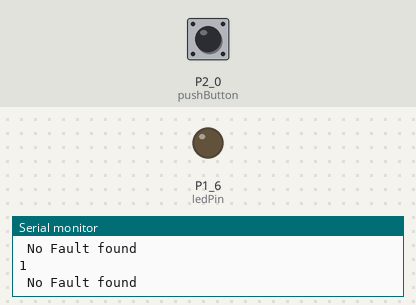
Bench run of a sketch on a simulated TI MSP430 LaunchPad. Parts: output pins drawn as LEDs (lit = HIGH), the last lines printed to the serial monitor. The test bench sets the inputs (shaded band); at power-on: P2_0 (pushButton) HIGH.

Above: at 2.8 s.
2.9 s: P2_0 (pushButton) pulled LOW for 1.2 s
At 4.4 s:
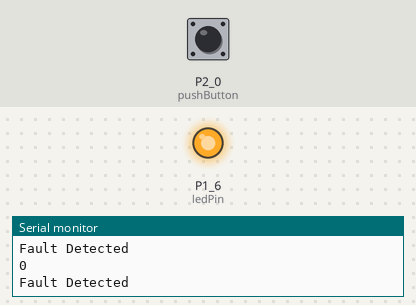
6.5 s: P2_0 (pushButton) pulled LOW for 3.2 s
At 10.9 s:
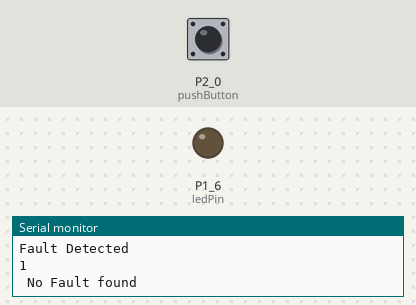
Timing chart, 0 to 12.4 s (numbered marks = the images above; inputs shaded):
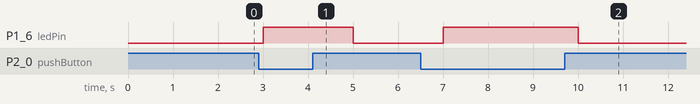

Measured:
- after the input at 2.9 s, P1_6 (ledPin): LOW → HIGH after 0.10 s, → LOW 2.0 s later
- after the input at 6.5 s, P1_6 (ledPin): LOW → HIGH after 0.50 s, → LOW 3.0 s later

The sketch:

Relay_Test_final.ino
```cpp
int pushButton = P2_0;
const int ledPin =  P1_6;      // the number of the LED pin
// the setup routine runs once when you press reset:
void setup() {
  // initialize serial communication at 9600 bits per second:
  Serial.begin(9600); // msp430g2231 must use 4800
  // make the on-board pushbutton's pin an input pullup:
  pinMode(pushButton, INPUT_PULLUP);
    // initialize the LED pin as an output:
  pinMode(ledPin, OUTPUT);
}

// the loop routine runs over and over again forever:
void loop() {
  // read the input pin:
  int buttonState = digitalRead(pushButton);
  // print out the state of the button:
  Serial.println(buttonState);
   if (buttonState == HIGH) {
    // turn LED on:
    digitalWrite(ledPin, LOW);
  Serial.println(" No Fault found");
  }
  else {
    // turn LED off:
    digitalWrite(ledPin, HIGH);
   Serial.println("Fault Detected\n");
  }
  delay(1000);
}
```
